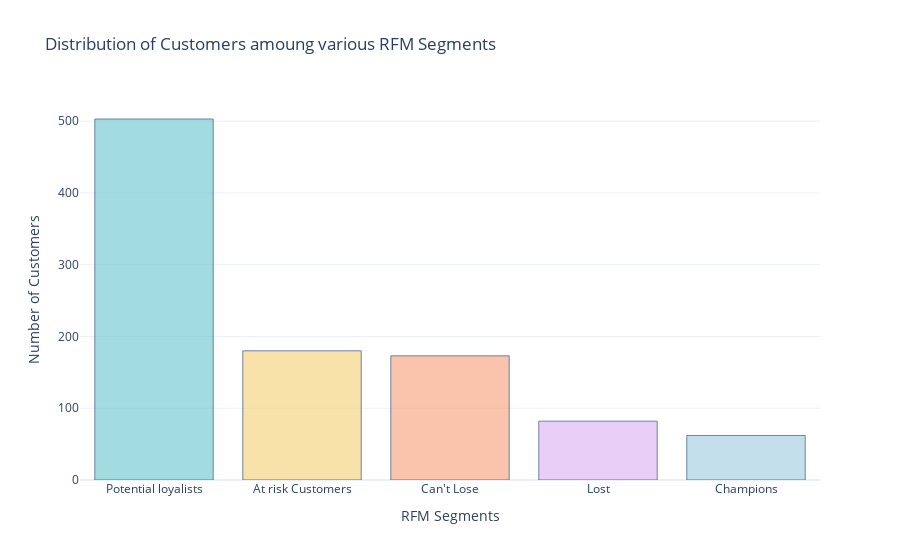

This figure's notebook cell:
### Code cell
fig=go.Figure()
fig.add_traces(go.Bar(x=segment_count_df.Segment,y=segment_count_df.Count))
fig.update_traces(marker_color=[champions_colour if segment=="Champions" else pastel_colours[i]
                                for i,segment in enumerate(segment_count_df["Segment"])],marker_line_color='rgb(8,48,107)',marker_line_width=1,opacity=0.6)
fig.update_layout(xaxis_title="RFM Segments",yaxis_title="Number of Customers",title="Distribution of Customers amoung various RFM Segments")

### Figure 1 — Plotly figure (JSON) as saved in the notebook; plotly's stock layout.template omitted (floating-point values rounded to 4 significant figures)
{"data": [{"marker": {"color": ["rgb(102, 197, 204)", "rgb(246, 207, 113)", "rgb(248, 156, 116)", "rgb(220, 176, 242)", "rgb(158, 202, 225)"], "line": {"color": "rgb(8,48,107)", "width": 1}}, "opacity": 0.6, "type": "bar", "x": ["Potential loyalists", "At risk Customers", "Can't Lose", "Lost", "Champions"], "y": [503, 180, 173, 82, 62]}], "layout": {"title": {"text": "Distribution of Customers amoung various RFM Segments"}, "xaxis": {"title": {"text": "RFM Segments"}}, "yaxis": {"title": {"text": "Number of Customers"}}}}
